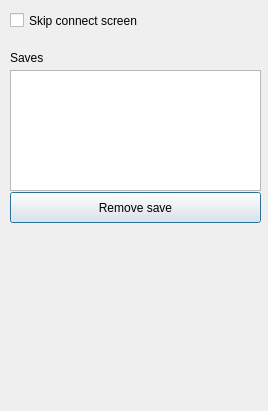
<?xml version="1.0" encoding="UTF-8"?>
<ui version="4.0">
 <class>Dialog</class>
 <widget class="QDialog" name="Dialog">
  <property name="geometry">
   <rect>
    <x>0</x>
    <y>0</y>
    <width>268</width>
    <height>411</height>
   </rect>
  </property>
  <property name="windowTitle">
   <string>Dialog</string>
  </property>
  <widget class="QCheckBox" name="autoconnect">
   <property name="geometry">
    <rect>
     <x>10</x>
     <y>10</y>
     <width>251</width>
     <height>21</height>
    </rect>
   </property>
   <property name="text">
    <string>Skip connect screen</string>
   </property>
  </widget>
  <widget class="QLabel" name="hint">
   <property name="geometry">
    <rect>
     <x>10</x>
     <y>50</y>
     <width>59</width>
     <height>15</height>
    </rect>
   </property>
   <property name="text">
    <string>Saves</string>
   </property>
  </widget>
  <widget class="QListWidget" name="saveslist">
   <property name="geometry">
    <rect>
     <x>10</x>
     <y>70</y>
     <width>251</width>
     <height>121</height>
    </rect>
   </property>
  </widget>
  <widget class="QPushButton" name="rmbutton">
   <property name="geometry">
    <rect>
     <x>10</x>
     <y>192</y>
     <width>251</width>
     <height>31</height>
    </rect>
   </property>
   <property name="text">
    <string>Remove save</string>
   </property>
  </widget>
  <widget class="QLabel" name="image">
   <property name="geometry">
    <rect>
     <x>10</x>
     <y>230</y>
     <width>251</width>
     <height>171</height>
    </rect>
   </property>
   <property name="text">
    <string/>
   </property>
   <property name="openExternalLinks">
    <bool>true</bool>
   </property>
  </widget>
 </widget>
 <resources/>
 <connections/>
</ui>
